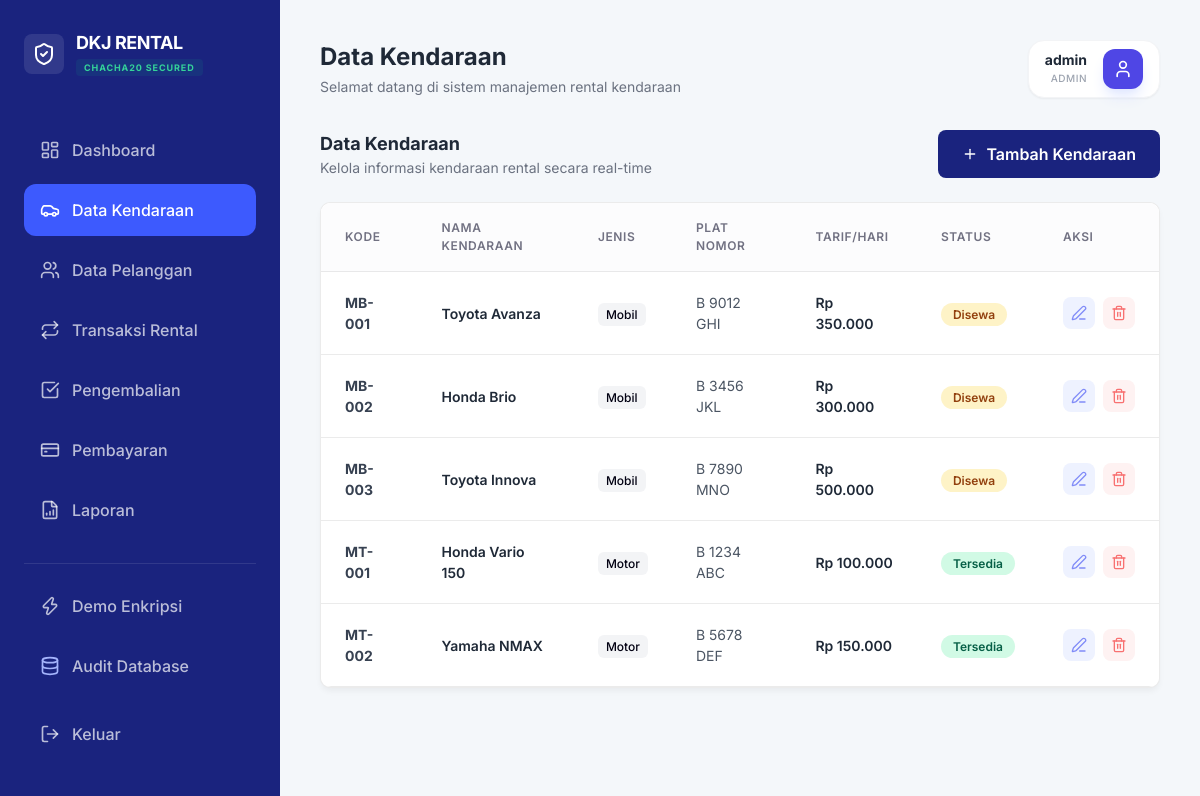
/dashboard.php?page=vehicles (signed in), run on an earlier commit of the app's database.
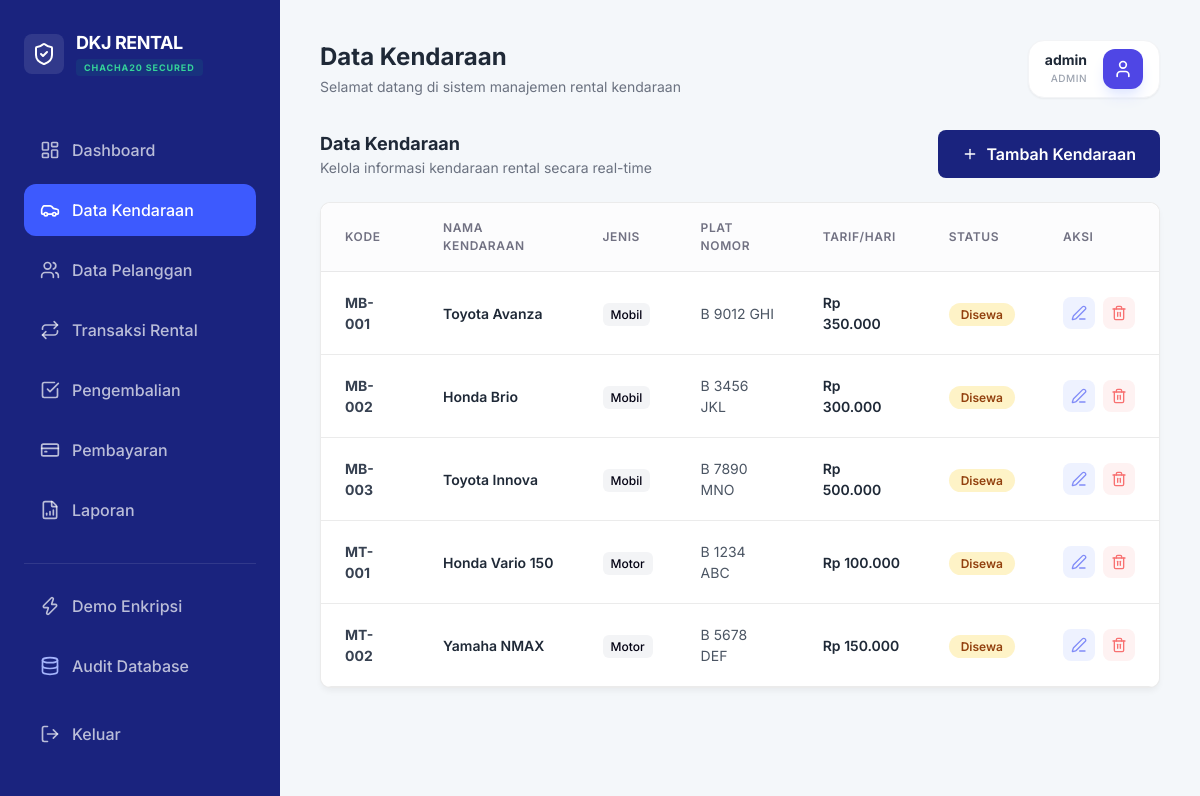
And on a later commit of the database.
### tables this page shows
CREATE TABLE vehicles (
        id INTEGER PRIMARY KEY AUTOINCREMENT,
        kode_kendaraan TEXT UNIQUE,
        nama_kendaraan TEXT,
        jenis TEXT,
        plat_nomor TEXT,
        tarif_harian INTEGER,
        status TEXT DEFAULT 'tersedia'
    );

### modules/vehicles.php (the view, shortened to what this page needs)
<?php
$vehicles = $db->query("SELECT * FROM vehicles ORDER BY kode_kendaraan ASC")->fetchAll(PDO::FETCH_ASSOC);
?>
<div class="flex justify-between items-center mb-6">
    <div>
        <h3 class="text-lg font-bold text-gray-800">Data Kendaraan</h3>
        <p class="text-sm text-gray-500">Kelola informasi kendaraan rental secara real-time</p>
    </div>
    <button onclick="openModal('addVehicleModal')" class="btn-primary flex items-center gap-2">
        <i data-lucide="plus" class="w-4 h-4"></i> Tambah Kendaraan
    </button>
</div>
<div class="card p-0 overflow-hidden">
    <div class="table-container border-none">
        <table>
            <thead>
                <tr>
                    <th>Kode</th>
                    <th>Nama Kendaraan</th>
                    <th>Jenis</th>
                    <th>Plat Nomor</th>
                    <th>Tarif/Hari</th>
                    <th>Status</th>
                    <th>Aksi</th>
                </tr>
            </thead>
            <tbody>
                <?php foreach ($vehicles as $v): ?>
                <tr>
                    <td class="font-bold text-gray-700"><?= $v['kode_kendaraan'] ?></td>
                    <td class="font-semibold text-gray-800"><?= $v['nama_kendaraan'] ?></td>
                    <td><span class="text-xs px-2 py-1 bg-gray-100 rounded-md font-medium"><?= $v['jenis'] ?></span></td>
                    <td class="text-gray-600"><?= $v['plat_nomor'] ?></td>
                    <td class="font-semibold text-gray-800">Rp <?= number_format($v['tarif_harian'], 0, ',', '.') ?></td>
                    <td>
                        <span class="badge-status <?= $v['status'] === 'tersedia' ? 'badge-success' : ($v['status'] === 'disewa' ? 'badge-warning' : 'badge-danger') ?>">
                            <?= ucfirst($v['status']) ?>
                        </span>
                    </td>
                    <td>
                        <div class="flex items-center gap-2">
                            <button onclick='editVehicle(<?= json_encode($v) ?>)' class="p-2 text-indigo-400 hover:text-indigo-600 bg-indigo-50 rounded-lg">
                                <i data-lucide="edit-3" class="w-4 h-4"></i>
                            </button>
                            <form method="POST" class="inline" onsubmit="return confirm('Hapus kendaraan ini?')">
                                <button type="submit" class="p-2 text-red-400 hover:text-red-600 bg-red-50 rounded-lg">
                                    <i data-lucide="trash-2" class="w-4 h-4"></i>
                                </button>
                            </form>
                        </div>
                    </td>
                </tr>
                <?php endforeach; ?>
            </tbody>
        </table>
    </div>
</div>

What changed in the data, as far as the page shows it:
changed vehicles "MT-001": status "Tersedia" → "Disewa"
changed vehicles "MT-002": status "Tersedia" → "Disewa"
